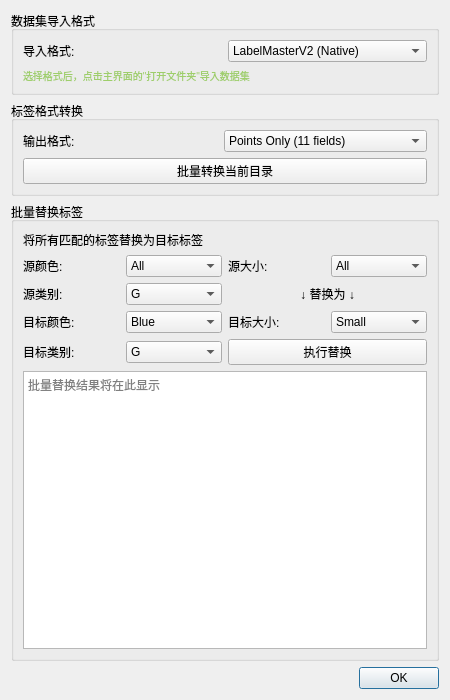
<?xml version="1.0" encoding="UTF-8"?>
<ui version="4.0">
 <class>DatasetDialog</class>
 <widget class="QDialog" name="DatasetDialog">
  <property name="geometry">
   <rect>
    <x>0</x>
    <y>0</y>
    <width>450</width>
    <height>700</height>
   </rect>
  </property>
  <property name="windowTitle">
   <string>数据集管理</string>
  </property>
  <layout class="QVBoxLayout" name="verticalLayout">
   <!-- Import Format Section -->
   <item>
    <widget class="QGroupBox" name="group_import_format">
     <property name="title">
      <string>数据集导入格式</string>
     </property>
     <layout class="QGridLayout" name="gridImportFormat">
      <item row="0" column="0">
       <widget class="QLabel" name="label_import_format">
        <property name="text">
         <string>导入格式:</string>
        </property>
       </widget>
      </item>
      <item row="0" column="1">
       <widget class="QComboBox" name="import_format_combo">
        <item>
         <property name="text">
          <string>LabelMasterV2 (Native)</string>
         </property>
        </item>
        <item>
         <property name="text">
          <string>LabelMasterV1</string>
         </property>
        </item>
        <item>
         <property name="text">
          <string>LabelMasterV3 (15 fields)</string>
         </property>
        </item>
        <item>
         <property name="text">
          <string>LabelMasterV4 (13 fields)</string>
         </property>
        </item>
        <item>
         <property name="text">
          <string>HITSZ</string>
         </property>
        </item>
        <item>
         <property name="text">
          <string>UPC</string>
         </property>
        </item>
        <item>
         <property name="text">
          <string>NMPU</string>
         </property>
        </item>
       </widget>
      </item>
      <item row="1" column="0" colspan="2">
       <widget class="QLabel" name="label_import_tip">
        <property name="text">
         <string>选择格式后，点击主界面的"打开文件夹"导入数据集</string>
        </property>
        <property name="styleSheet">
         <string notr="true">color: #9ece6a; font-size: 10px;</string>
        </property>
       </widget>
      </item>
     </layout>
    </widget>
   </item>

   <!-- Label Format / Batch Convert Section -->
   <item>
    <widget class="QGroupBox" name="group_label_format">
     <property name="title">
      <string>标签格式转换</string>
     </property>
     <layout class="QGridLayout" name="gridLabelFormat">
      <item row="0" column="0">
       <widget class="QLabel" name="label_format">
        <property name="text">
         <string>输出格式:</string>
        </property>
       </widget>
      </item>
      <item row="0" column="1">
       <widget class="QComboBox" name="format_combo">
        <item>
         <property name="text">
          <string>Points Only (11 fields)</string>
         </property>
        </item>
        <item>
         <property name="text">
          <string>Rect + Points (15 fields)</string>
         </property>
        </item>
        <item>
         <property name="text">
          <string>Class + Rect + Points (13 fields)</string>
         </property>
        </item>
       </widget>
      </item>
      <item row="1" column="0" colspan="2">
       <widget class="QPushButton" name="batch_convert_button">
        <property name="text">
         <string>批量转换当前目录</string>
        </property>
       </widget>
      </item>
     </layout>
    </widget>
   </item>

   <!-- Batch Replace Section -->
   <item>
    <widget class="QGroupBox" name="group_batch_replace">
     <property name="title">
      <string>批量替换标签</string>
     </property>
     <layout class="QGridLayout" name="gridBatchReplace">
      <item row="0" column="0" colspan="4">
       <widget class="QLabel" name="label_batch_tip">
        <property name="text">
         <string>将所有匹配的标签替换为目标标签</string>
        </property>
       </widget>
      </item>
      <item row="1" column="0">
       <widget class="QLabel" name="label_src_color">
        <property name="text">
         <string>源颜色:</string>
        </property>
       </widget>
      </item>
      <item row="1" column="1">
       <widget class="QComboBox" name="src_color_combo">
        <item>
         <property name="text">
          <string>All</string>
         </property>
        </item>
        <item>
         <property name="text">
          <string>Blue</string>
         </property>
        </item>
        <item>
         <property name="text">
          <string>Red</string>
         </property>
        </item>
        <item>
         <property name="text">
          <string>Gray</string>
         </property>
        </item>
        <item>
         <property name="text">
          <string>Purple</string>
         </property>
        </item>
       </widget>
      </item>
      <item row="1" column="2">
       <widget class="QLabel" name="label_src_size">
        <property name="text">
         <string>源大小:</string>
        </property>
       </widget>
      </item>
      <item row="1" column="3">
       <widget class="QComboBox" name="src_size_combo">
        <item>
         <property name="text">
          <string>All</string>
         </property>
        </item>
        <item>
         <property name="text">
          <string>Small</string>
         </property>
        </item>
        <item>
         <property name="text">
          <string>Big</string>
         </property>
        </item>
       </widget>
      </item>
      <item row="2" column="0">
       <widget class="QLabel" name="label_src_class">
        <property name="text">
         <string>源类别:</string>
        </property>
       </widget>
      </item>
      <item row="2" column="1">
       <widget class="QComboBox" name="src_class_combo">
        <item>
         <property name="text">
          <string>G</string>
         </property>
        </item>
        <item>
         <property name="text">
          <string>1</string>
         </property>
        </item>
        <item>
         <property name="text">
          <string>2</string>
         </property>
        </item>
        <item>
         <property name="text">
          <string>3</string>
         </property>
        </item>
        <item>
         <property name="text">
          <string>4</string>
         </property>
        </item>
        <item>
         <property name="text">
          <string>5</string>
         </property>
        </item>
        <item>
         <property name="text">
          <string>O</string>
         </property>
        </item>
        <item>
         <property name="text">
          <string>B</string>
         </property>
        </item>
       </widget>
      </item>
      <item row="2" column="2" colspan="2">
       <widget class="QLabel" name="label_arrow">
        <property name="text">
         <string>↓ 替换为 ↓</string>
        </property>
        <property name="alignment">
         <set>Qt::AlignmentFlag::AlignCenter</set>
        </property>
       </widget>
      </item>
      <item row="3" column="0">
       <widget class="QLabel" name="label_dst_color">
        <property name="text">
         <string>目标颜色:</string>
        </property>
       </widget>
      </item>
      <item row="3" column="1">
       <widget class="QComboBox" name="dst_color_combo">
        <item>
         <property name="text">
          <string>Blue</string>
         </property>
        </item>
        <item>
         <property name="text">
          <string>Red</string>
         </property>
        </item>
        <item>
         <property name="text">
          <string>Gray</string>
         </property>
        </item>
        <item>
         <property name="text">
          <string>Purple</string>
         </property>
        </item>
       </widget>
      </item>
      <item row="3" column="2">
       <widget class="QLabel" name="label_dst_size">
        <property name="text">
         <string>目标大小:</string>
        </property>
       </widget>
      </item>
      <item row="3" column="3">
       <widget class="QComboBox" name="dst_size_combo">
        <item>
         <property name="text">
          <string>Small</string>
         </property>
        </item>
        <item>
         <property name="text">
          <string>Big</string>
         </property>
        </item>
       </widget>
      </item>
      <item row="4" column="0">
       <widget class="QLabel" name="label_dst_class">
        <property name="text">
         <string>目标类别:</string>
        </property>
       </widget>
      </item>
      <item row="4" column="1">
       <widget class="QComboBox" name="dst_class_combo">
        <item>
         <property name="text">
          <string>G</string>
         </property>
        </item>
        <item>
         <property name="text">
          <string>1</string>
         </property>
        </item>
        <item>
         <property name="text">
          <string>2</string>
         </property>
        </item>
        <item>
         <property name="text">
          <string>3</string>
         </property>
        </item>
        <item>
         <property name="text">
          <string>4</string>
         </property>
        </item>
        <item>
         <property name="text">
          <string>5</string>
         </property>
        </item>
        <item>
         <property name="text">
          <string>O</string>
         </property>
        </item>
        <item>
         <property name="text">
          <string>B</string>
         </property>
        </item>
       </widget>
      </item>
      <item row="4" column="2" colspan="2">
       <widget class="QPushButton" name="batch_replace_button">
        <property name="text">
         <string>执行替换</string>
        </property>
       </widget>
      </item>
      <item row="5" column="0" colspan="4">
       <widget class="QPlainTextEdit" name="batch_result_text">
        <property name="readOnly">
         <bool>true</bool>
        </property>
        <property name="maximumHeight">
         <number>100</number>
        </property>
        <property name="placeholderText">
         <string>批量替换结果将在此显示</string>
        </property>
       </widget>
      </item>
     </layout>
    </widget>
   </item>

   <!-- Dialog Buttons -->
   <item>
    <widget class="QDialogButtonBox" name="buttonBox">
     <property name="locale">
      <locale language="Chinese" country="China"/>
     </property>
     <property name="standardButtons">
      <set>QDialogButtonBox::StandardButton::Ok</set>
     </property>
    </widget>
   </item>
  </layout>
 </widget>
 <resources/>
 <connections>
  <connection>
   <sender>buttonBox</sender>
   <signal>accepted()</signal>
   <receiver>DatasetDialog</receiver>
   <slot>accept()</slot>
  </connection>
 </connections>
</ui>
